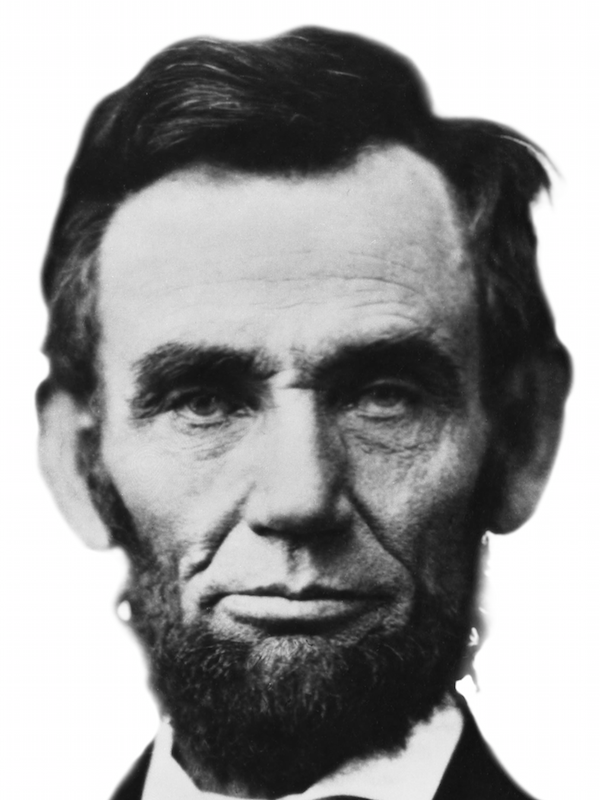
%> input picture lincoln.png, 600 x 800 px
$ octave labyrinthMosaic.m   (GNU Octave 9; MATLAB toolbox functions it lacks are replaced by stand-ins)
%> lines starting %> are read from the running program, lines starting %| are printed output that depends on the picture
numberOfTilesInHeight = 15;

numberOfLabyrinthsToFind = 2;
sizeOfLineInLaby = 15;

%%

%imageFile = 'bart.png';
imageFile = 'lincoln.png';

targetImage = imread(imageFile);
%> targetImage is the input picture: size 800x600x3 uint8; mean R, G, B 153, 152.9, 153
[heightTarget,widthTarget,depth] = size(targetImage);
%> heightTarget = 800; widthTarget = 600; depth = 3

numberOfTilesInWidth = floor(widthTarget/heightTarget*(numberOfTilesInHeight+1));
%> numberOfTilesInWidth = 12

heightTarget = floor(heightTarget/(numberOfTilesInHeight))*(numberOfTilesInHeight);
%> heightTarget = 795
widthTarget  = floor(widthTarget/(numberOfTilesInWidth))*(numberOfTilesInWidth);

targetImage = imresize(targetImage,[heightTarget,widthTarget]);
%> targetImage: size 795x600x3 uint8

pixelsInHeight = floor(heightTarget/numberOfTilesInHeight);
%> pixelsInHeight = 53
pixelsInWidth  = floor(widthTarget/numberOfTilesInWidth);
%> pixelsInWidth = 50

%% Find pixel averages over subblocks

pixelAverage = zeros(numberOfTilesInHeight,numberOfTilesInWidth);

pixelRow = 1;
for i=1:numberOfTilesInHeight
    pixelCol = 1;
    for j=1:numberOfTilesInWidth
        pixelAverage(i,j) = mean(mean(targetImage(pixelRow:pixelRow+pixelsInHeight-1,pixelCol:pixelCol+pixelsInWidth-1)));
        pixelCol = pixelCol + pixelsInWidth;
    end
    pixelRow = pixelRow + pixelsInHeight;
end


%% Create indexing of decision variables
%  x_i,j,k is whether piece k is placed in block (i,j) where

numberOfTotalTiles = 7;
numberOfDecisionVariables = 0;
gridIndexing = zeros(numberOfTilesInHeight,numberOfTilesInWidth,numberOfTotalTiles);

indexToGrid = [];
for i=1:numberOfTilesInHeight
    for j=1:numberOfTilesInWidth
        for indexCounter=1:numberOfTotalTiles
            numberOfDecisionVariables = numberOfDecisionVariables + 1;
            gridIndexing(i,j,indexCounter) = numberOfDecisionVariables;
            indexToGrid(numberOfDecisionVariables,:) = [i,j,indexCounter];
        end
    end
end
%> after the loop, numberOfDecisionVariables = 1260

%% Create objective function

objectiveFunction = zeros(numberOfDecisionVariables,1);
for i=1:numberOfTilesInHeight
    for j=1:numberOfTilesInWidth
        for indexCounter=1:numberOfTotalTiles-1
            index = gridIndexing(i,j,indexCounter);
            objectiveFunction(index) = pixelAverage(i,j)^2;
        end
        index = gridIndexing(i,j,numberOfTotalTiles);
        objectiveFunction(index) = (255 - pixelAverage(i,j))^2;
    end
end
%> after the loop, objectiveFunction = 1260 values, max 64866.7 at index 1177, min 0.0965 at index 1183, mean 28038.6

%% create constraints - one row per constraint

Aeq = [];
beq = []; constraintRowCounter = 0;

A = [];
b = []; constraintLessThanRowCounter = 0;

%% Constraint - one tile per spot

for i=1:numberOfTilesInHeight
    for j=1:numberOfTilesInWidth
        constraintToAdd = zeros(1,numberOfDecisionVariables);
        for indexCounter=1:numberOfTotalTiles
            constraintToAdd(gridIndexing(i,j,indexCounter)) = 1;
        end
        Aeq = [Aeq; constraintToAdd];
        constraintRowCounter = constraintRowCounter + 1;
        beq(constraintRowCounter) = 1;
    end
end
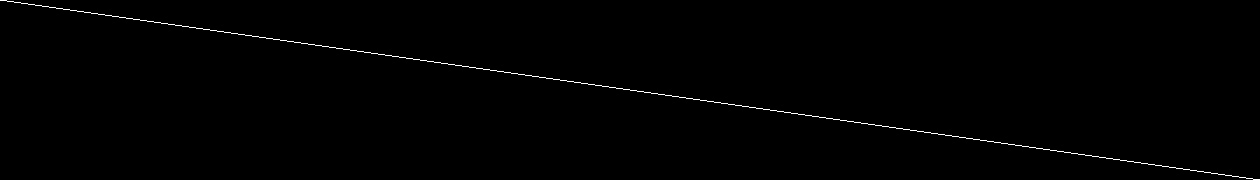
%> Aeq: size 180x1260 double; values 0 (black) and 1 (white), 0.56% white in thin lines or dots
%> after the loop, beq = 180 values from 1 to 1; constraintRowCounter = 180; constraintToAdd = 1260 values from 0 to 1

%% Constraint - boundaries

for i=1:numberOfTilesInHeight
    for j=1:numberOfTilesInWidth-1
        % x_i,j,1 + x_i,j,3 + x_i,j,5 = x_i,j+1,2 + x_i,j+1,4 + x_i,j+1,5
        constraintToAdd = zeros(1,numberOfDecisionVariables);
        constraintToAdd(gridIndexing(i,j,1)) = 1;
        constraintToAdd(gridIndexing(i,j,3)) = 1;
        constraintToAdd(gridIndexing(i,j,5)) = 1;
        constraintToAdd(gridIndexing(i,j+1,2)) = -1;
        constraintToAdd(gridIndexing(i,j+1,4)) = -1;
        constraintToAdd(gridIndexing(i,j+1,5)) = -1;
        Aeq = [Aeq; constraintToAdd];
        constraintRowCounter = constraintRowCounter + 1;
        beq(constraintRowCounter) = 0;
        % x_i,j,2 + x_i,j,4 + x_i,j,6 = x_i,j+1,1 + x_i,j+1,3 + x_i,j+1,6
        constraintToAdd = zeros(1,numberOfDecisionVariables);
        constraintToAdd(gridIndexing(i,j,2)) = 1;
        constraintToAdd(gridIndexing(i,j,4)) = 1;
        constraintToAdd(gridIndexing(i,j,6)) = 1;
        constraintToAdd(gridIndexing(i,j,7)) = 1;
        constraintToAdd(gridIndexing(i,j+1,1)) = -1;
        constraintToAdd(gridIndexing(i,j+1,3)) = -1;
        constraintToAdd(gridIndexing(i,j+1,6)) = -1;
        constraintToAdd(gridIndexing(i,j+1,7)) = -1;
        Aeq = [Aeq; constraintToAdd];
        constraintRowCounter = constraintRowCounter + 1;
        beq(constraintRowCounter) = 0;
    end
end
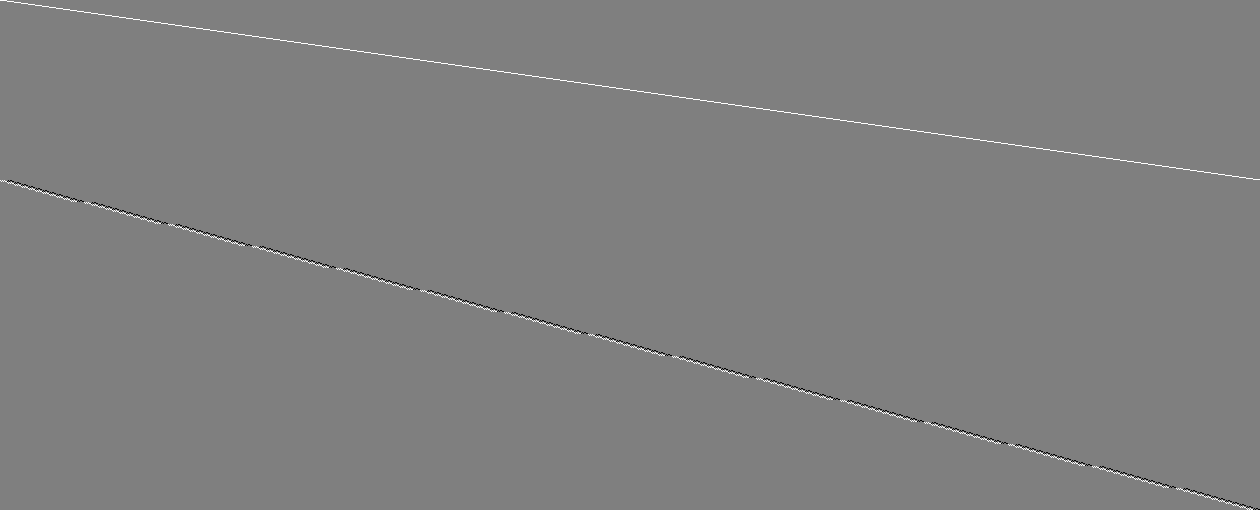
%> Aeq: size 510x1260 double; min -1, max 1, mean 0.00196; drawn with min black and max white

for i=1:numberOfTilesInHeight-1
    for j=1:numberOfTilesInWidth
        % x_i,j,1 + x_i,j,2 + x_i,j,6 = x_i+1,j,3 + x_i+1,j,4 + x_i+1,j,6
        constraintToAdd = zeros(1,numberOfDecisionVariables);
        constraintToAdd(gridIndexing(i,j,1)) = 1;
        constraintToAdd(gridIndexing(i,j,2)) = 1;
        constraintToAdd(gridIndexing(i,j,6)) = 1;
        constraintToAdd(gridIndexing(i+1,j,3)) = -1;
        constraintToAdd(gridIndexing(i+1,j,4)) = -1;
        constraintToAdd(gridIndexing(i+1,j,6)) = -1;
        Aeq = [Aeq; constraintToAdd];
        constraintRowCounter = constraintRowCounter + 1;
        beq(constraintRowCounter) = 0;
        % x_i,j,3 + x_i,j,4 + x_i,j,5 = x_i+1,j,1 + x_i+1,j,2 + x_i+1,j,5
        constraintToAdd = zeros(1,numberOfDecisionVariables);
        constraintToAdd(gridIndexing(i,j,3)) = 1;
        constraintToAdd(gridIndexing(i,j,4)) = 1;
        constraintToAdd(gridIndexing(i,j,5)) = 1;
        constraintToAdd(gridIndexing(i,j,7)) = 1;
        constraintToAdd(gridIndexing(i+1,j,1)) = -1;
        constraintToAdd(gridIndexing(i+1,j,2)) = -1;
        constraintToAdd(gridIndexing(i+1,j,5)) = -1;
        constraintToAdd(gridIndexing(i+1,j,7)) = -1;
        Aeq = [Aeq; constraintToAdd];
        constraintRowCounter = constraintRowCounter + 1;
        beq(constraintRowCounter) = 0;
    end
end
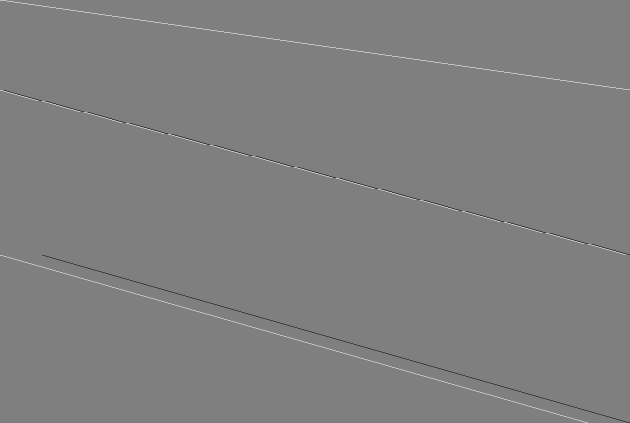
%> Aeq: size 846x1260 double (shown at 1/2 size); min -1, max 1, mean 0.00118; drawn with min black and max white

%% Set decision variables to zero for those that cannot appear in regions

% upper-left corner
i = 1;
j = 1;
k = 1;
constraintToAdd = zeros(1,numberOfDecisionVariables);
constraintToAdd(gridIndexing(i,j,k)) = 1;
k = 7;
constraintToAdd(gridIndexing(i,j,k)) = 1;
Aeq = [Aeq; constraintToAdd];
constraintRowCounter = constraintRowCounter + 1;
beq(constraintRowCounter) = 1;

% upper-right corner
i = 1;
j = numberOfTilesInWidth;
k = 2;
constraintToAdd = zeros(1,numberOfDecisionVariables);
constraintToAdd(gridIndexing(i,j,k)) = 1;
k = 7;
constraintToAdd(gridIndexing(i,j,k)) = 1;
Aeq = [Aeq; constraintToAdd];
constraintRowCounter = constraintRowCounter + 1;
beq(constraintRowCounter) = 1;

% lower-right corner
i = numberOfTilesInHeight;
j = numberOfTilesInWidth;
k = 4;
constraintToAdd = zeros(1,numberOfDecisionVariables);
constraintToAdd(gridIndexing(i,j,k)) = 1;
k = 7;
constraintToAdd(gridIndexing(i,j,k)) = 1;
Aeq = [Aeq; constraintToAdd];
constraintRowCounter = constraintRowCounter + 1;
beq(constraintRowCounter) = 1;

% lower-left corner
i = numberOfTilesInHeight;
j = 1;
k = 3;
constraintToAdd = zeros(1,numberOfDecisionVariables);
constraintToAdd(gridIndexing(i,j,k)) = 1;
k = 7;
constraintToAdd(gridIndexing(i,j,k)) = 1;
Aeq = [Aeq; constraintToAdd];
constraintRowCounter = constraintRowCounter + 1;
beq(constraintRowCounter) = 1;

% top-row
i = 1;
for j=1:numberOfTilesInWidth
    for k=[3 4 6]
        constraintToAdd = zeros(1,numberOfDecisionVariables);
        constraintToAdd(gridIndexing(i,j,k)) = 1;
        Aeq = [Aeq; constraintToAdd];
        constraintRowCounter = constraintRowCounter + 1;
        beq(constraintRowCounter) = 0;
    end
end
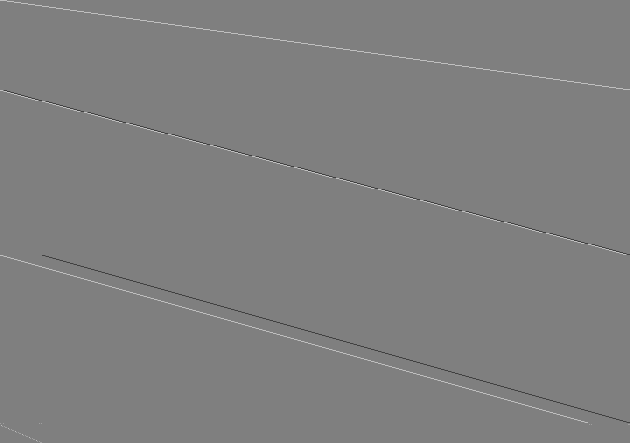
%> Aeq: size 886x1260 double (shown at 1/2 size); min -1, max 1, mean 0.00117; drawn with min black and max white

% right-row
j = numberOfTilesInWidth;
for i=1:numberOfTilesInHeight
    for k=[1 3 5]
        constraintToAdd = zeros(1,numberOfDecisionVariables);
        constraintToAdd(gridIndexing(i,j,k)) = 1;
        Aeq = [Aeq; constraintToAdd];
        constraintRowCounter = constraintRowCounter + 1;
        beq(constraintRowCounter) = 0;
    end
end
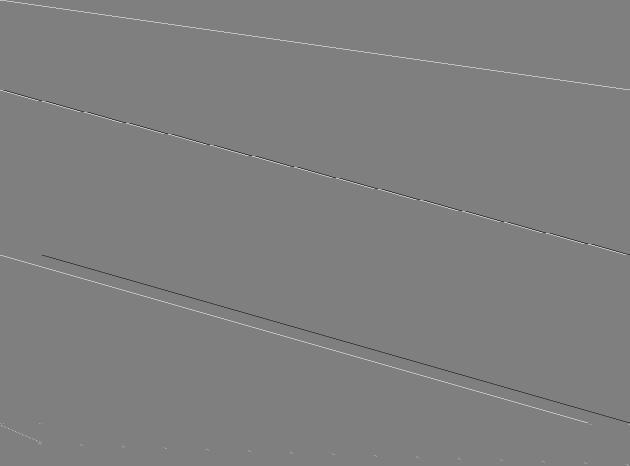
%> Aeq: size 931x1260 double (shown at 1/2 size); min -1, max 1, mean 0.00115; drawn with min black and max white

% bottom row
i = numberOfTilesInHeight;
for j=1:numberOfTilesInWidth
    for k=[1 2 6]
        constraintToAdd = zeros(1,numberOfDecisionVariables);
        constraintToAdd(gridIndexing(i,j,k)) = 1;
        Aeq = [Aeq; constraintToAdd];
        constraintRowCounter = constraintRowCounter + 1;
        beq(constraintRowCounter) = 0;
    end
end
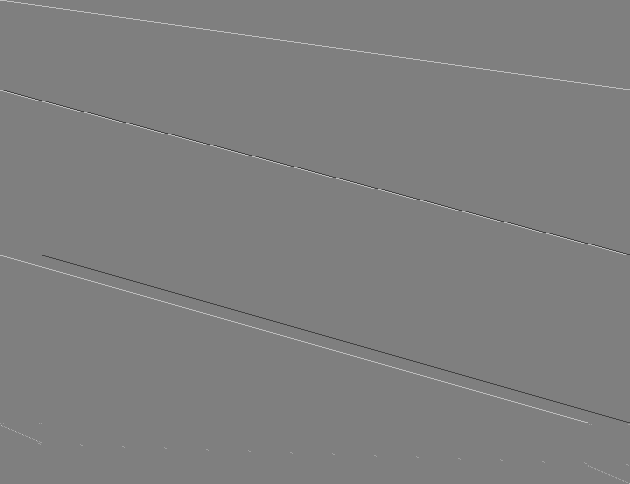
%> Aeq: size 967x1260 double (shown at 1/2 size); min -1, max 1, mean 0.00114; drawn with min black and max white

% left-row
j = 1;
for i=1:numberOfTilesInHeight
    for k=[2 4 5]
        constraintToAdd = zeros(1,numberOfDecisionVariables);
        constraintToAdd(gridIndexing(i,j,k)) = 1;
        Aeq = [Aeq; constraintToAdd];
        constraintRowCounter = constraintRowCounter + 1;
        beq(constraintRowCounter) = 0;
    end
end
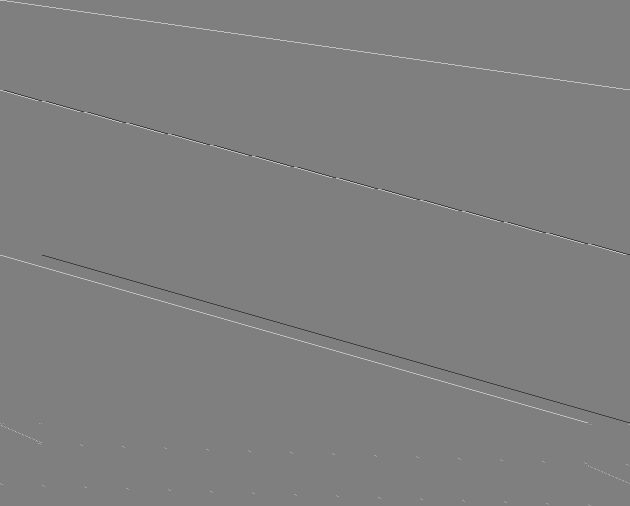
%> Aeq: size 1012x1260 double (shown at 1/2 size); min -1, max 1, mean 0.00112; drawn with min black and max white

%% Set upper and lower bounds

lb = zeros(1,numberOfDecisionVariables);
ub = ones(1,numberOfDecisionVariables);
intcon = 1:length(objectiveFunction);
%> intcon = 1260 values from 1 to 1260

for numberOfLabysCreated=1:numberOfLabyrinthsToFind

    foundLabyrinth = 0;

    while ~foundLabyrinth

%> (the run ends here)
